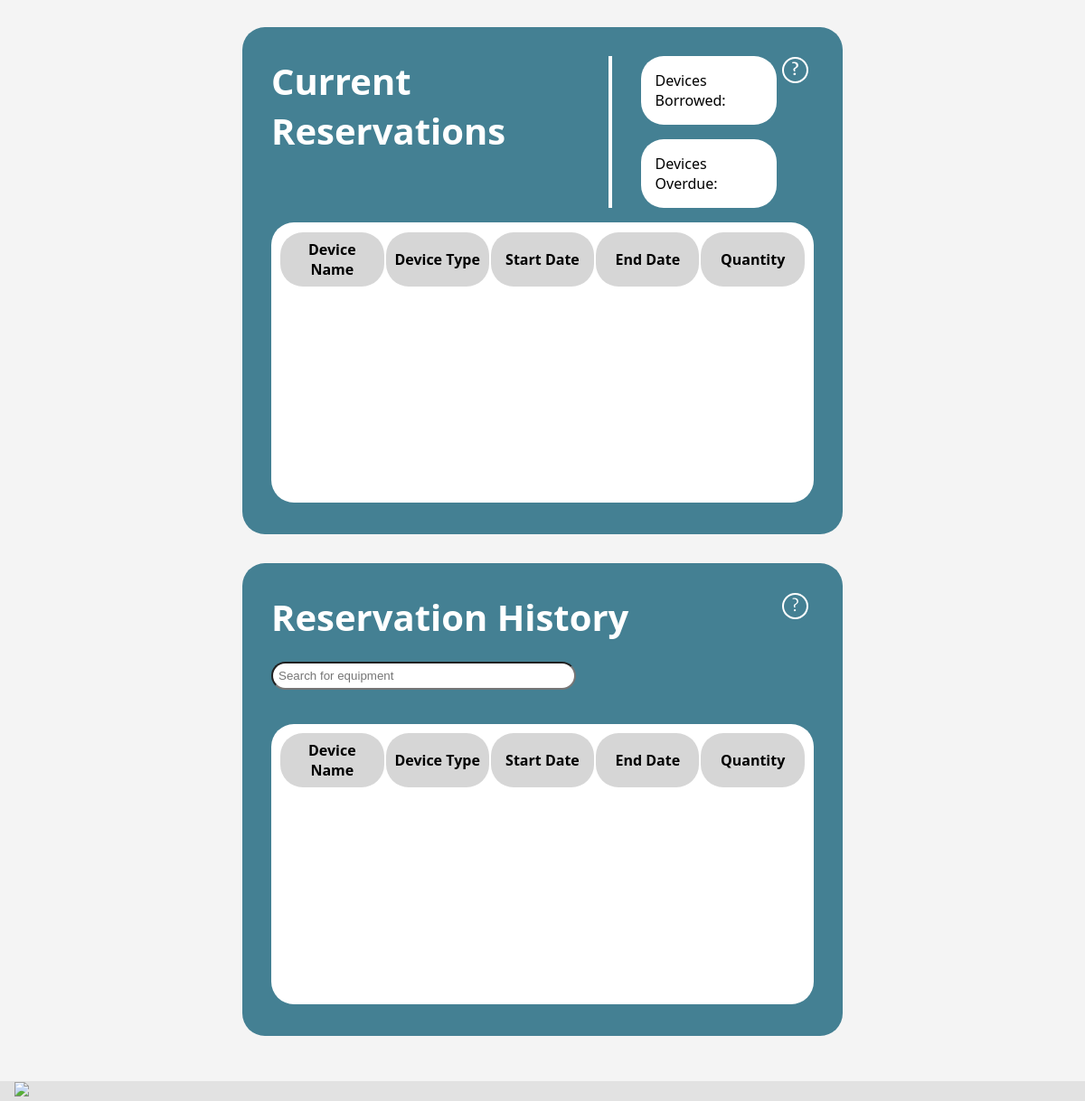
Page /user/userprofile/ (signed in, lower part) on the earlier database version.
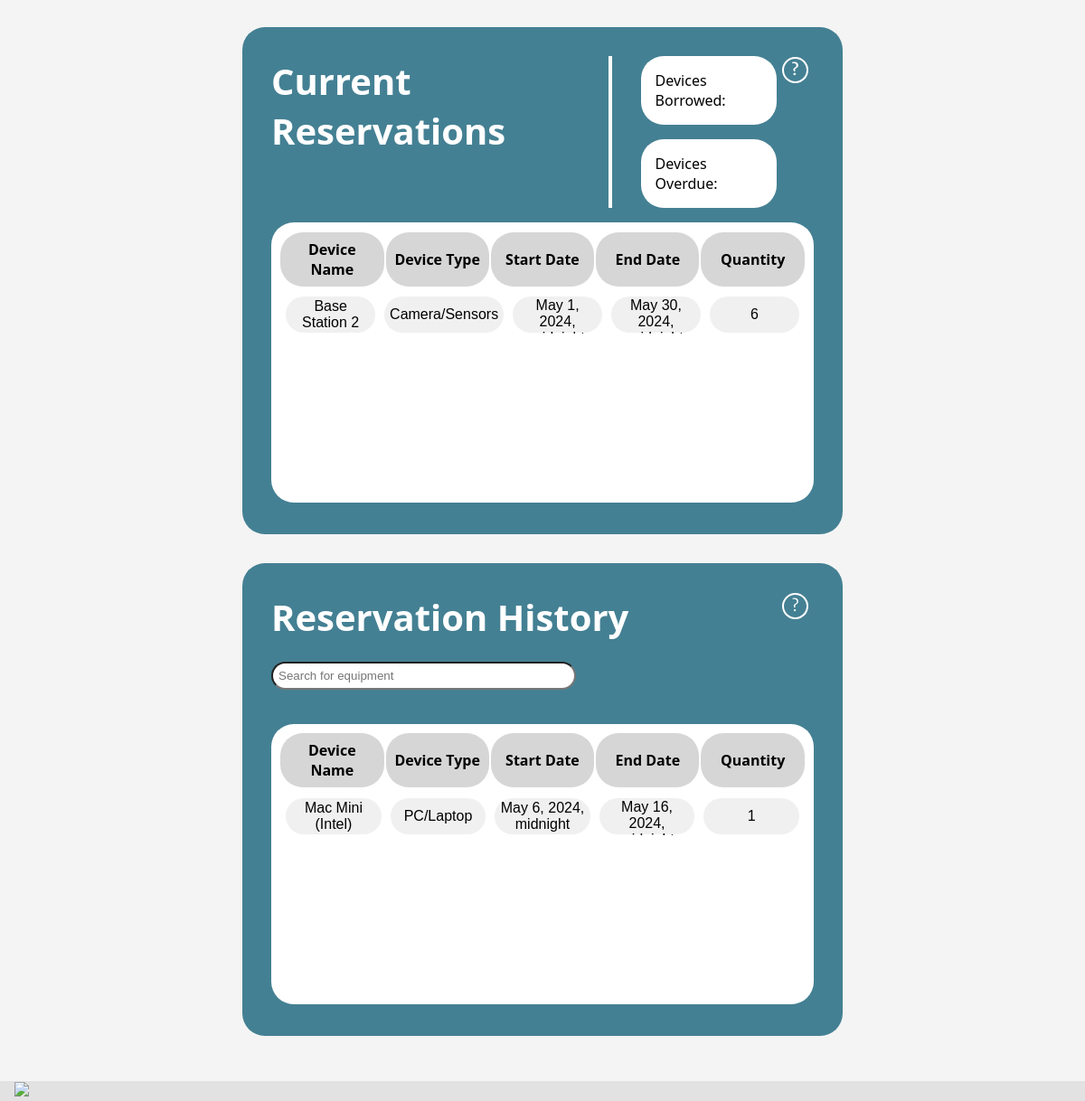
Same page on the later database version.
### reservation_management/models.py (models this page shows)
class Reservation(models.Model):
    id = models.BigIntegerField(default=0, primary_key=True)
    bookingDate = models.DateField(blank=True, null=True)
    checkoutDate = models.DateTimeField()
    expectedReturnDate = models.DateTimeField()
    approvalStatus = models.CharField(max_length=100)
    isCancelled = models.BooleanField(default=False)
    quantity = models.IntegerField(default=False)
    equipment = models.ForeignKey(Equipment, on_delete=models.CASCADE)
    user = models.ForeignKey(settings.AUTH_USER_MODEL, on_delete=models.CASCADE)
    returned = models.BooleanField(default=False)
    activeReservation = models.BooleanField(default=True)

### equipment_management/models.py (models this page shows)
class Equipment(models.Model):
    Status_Choices = [
        ('On_loan', 'On Loan'),
        ('Repairing', 'Repairing'),
        ('Available', 'Available'),
        ('Unavailable', 'Unavailable')
    ]
    Location_choices = [
        ('blue_cabinet', 'XRLab Blue Cabinet'),
        ('blue_cabinet_large', 'XRLab Blue Cabinet Large'),
        ('medium_wooden_cabinet', 'XRLab Medium Wooden Cabinet'),
        ('other', 'Other'),
    ]
    equipmentName = models.CharField(max_length=100)
    equipmentStatus = models.CharField(max_length=100, choices=Status_Choices, default='Available')
    equipmentType = models.CharField(max_length=100)
    quantity = models.IntegerField()
    auditDate = models.DateField(null=True, blank=True)
    location = models.CharField(max_length=100, choices=Location_choices)
    accessLevel = models.CharField(max_length=100, null=True, blank=True)
    serialNo = models.CharField(max_length=100, null=True, blank=True)
    comments = models.TextField(max_length=250, null=True, blank=True)
    bookingCount = models.PositiveIntegerField (default=0, null=True, blank=True)

### user_account/views.py (the view)
# urls.py: path('user/', include('user_account.urls')),
def user_account(request):
    user = request.user
    userid = user.id
    reservation = Reservation.objects.filter(user_id=userid, activeReservation=True)
    resActive = Reservation.objects.filter(user_id=userid, activeReservation=False)
    userprofile = loader.get_template('user_account/userprofile.html')
    context = {'reservation': reservation, 'resActive': resActive}
    return HttpResponse(userprofile.render(context, request))

### user_account/templates/user_account/userprofile.html (shortened to what the changed rows need)
{% load static %}
<!DOCTYPE html>
<html>
<head>
    <link rel="stylesheet" type="text/css" href="{% static 'accordionstyle.css' %}">
    <link rel="stylesheet" type="text/css" href="{% static 'blueBoxes.css' %}">
    <link rel="stylesheet" type="text/css" href="{% static 'greyBoxes.css' %}">
    <link rel="stylesheet" type="text/css" href="{% static 'bodynavbarFooter.css' %}">
    <link rel="stylesheet" type="text/css" href="{% static 'popUpPanels.css' %}">
</head>
<body>
    <div class="mainPanel">
        <div class="OuterBar">
            <div class="boxHeader">
                <div>
                    <h2>Current Reservations</h2>
                </div>
            </div>
        </div>
        <div class="InnerPanel">
            <table>
                <tr>
                    <th>Device Name</th>
                    <th>Device Type</th>
                    <th>Start Date</th>
                    <th>End Date</th>
                    <th>Quantity</th>
                </tr>
            </table>
            {% for printreservation in reservation %}
            <table class="accordion">
                <tr class="accordion-item">
                    <div>
                        <td>
                            <button>{{ printreservation.equipment.equipmentName }}</button>
                            <button>{{ printreservation.equipment.equipmentType }}</button>
                            <button>{{ printreservation.checkoutDate }}</button>
                            <button>{{ printreservation.expectedReturnDate }}</button>
                            <button>{{ printreservation.equipment.quantity }}</button>
                        </td>
                    </div>
                </tr>
            </table>
            {% endfor %}
        </div>
        <br>
    </div>
    <div class="mainPanel">
        <div class="OuterBar">
            <div class="boxHeader">
                <div style="display:inline">
                    <div>
                        <h2>Reservation History</h2>
                    </div>
                    <br>
                </div>
            </div>
        </div>
        <br>
        <div class="InnerPanel">
            <table>
                <tr>
                    <th>Device Name</th>
                    <th>Device Type</th>
                    <th>Start Date</th>
                    <th>End Date</th>
                    <th>Quantity</th>
                </tr>
            </table>
            {% for inactive in resActive %}
            <table class="accordion">
                <tr class="accordion-item">
                    <div>
                        <td>
                            <button>{{ inactive.equipment.equipmentName }}</button>
                            <button>{{ inactive.equipment.equipmentType }}</button>
                            <button>{{ inactive.checkoutDate }}</button>
                            <button>{{ inactive.expectedReturnDate }}</button>
                            <button>{{ inactive.equipment.quantity }}</button>
                        </td>
                    </div>
                </tr>
                            </div>
                        </div>
                {% endfor %}
        </div>
        <br>
    </div>
</body>
</html>

Differences in the rows shown:
added Reservation: equipment.equipmentName "Base Station 2", equipment.equipmentType "Camera/Sensors", checkoutDate "May 1, 2024,…", expectedReturnDate "May 30, 2024,…", equipment.quantity "6", shown under "Current Reservations"
added Reservation: equipment.equipmentName "Mac Mini (Intel)", equipment.equipmentType "PC/Laptop", checkoutDate "May 6, 2024, midnight", expectedReturnDate "May 16, 2024,…", equipment.quantity "1", shown under "Reservation History"
